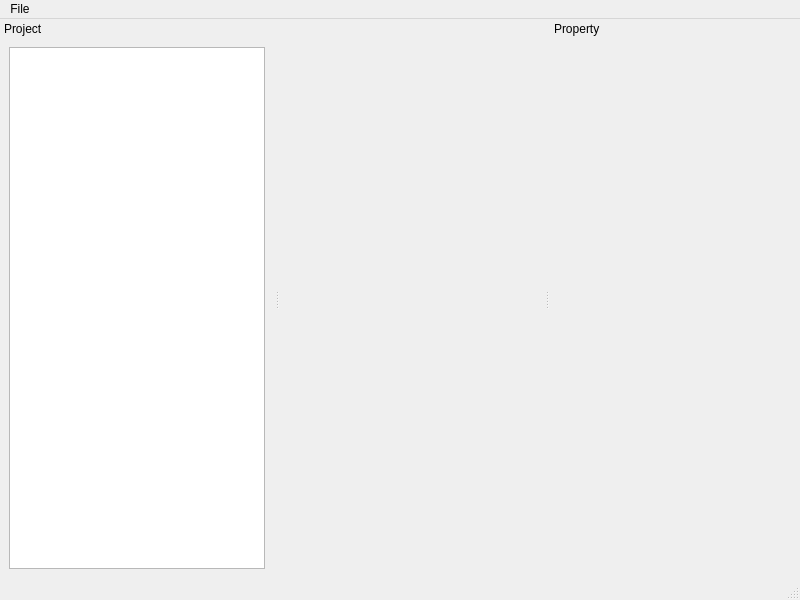
<?xml version="1.0" encoding="UTF-8"?>
<ui version="4.0">
 <class>mainwindow_view</class>
 <widget class="QMainWindow" name="mainwindow_view">
  <property name="geometry">
   <rect>
    <x>0</x>
    <y>0</y>
    <width>800</width>
    <height>600</height>
   </rect>
  </property>
  <property name="windowTitle">
   <string notr="true">CSP</string>
  </property>
  <widget class="QWidget" name="centralwidget">
   <layout class="QHBoxLayout" name="horizontalLayout">
    <property name="leftMargin">
     <number>0</number>
    </property>
    <property name="topMargin">
     <number>0</number>
    </property>
    <property name="rightMargin">
     <number>0</number>
    </property>
    <property name="bottomMargin">
     <number>0</number>
    </property>
    <item>
     <widget class="QStackedWidget" name="stackedwidget">
      <property name="currentIndex">
       <number>0</number>
      </property>
      <widget class="home_view" name="page_home_view"/>
      <widget class="chip_configure_view" name="page_chip_configure_view"/>
     </widget>
    </item>
   </layout>
  </widget>
  <widget class="QMenuBar" name="menubar">
   <property name="geometry">
    <rect>
     <x>0</x>
     <y>0</y>
     <width>800</width>
     <height>21</height>
    </rect>
   </property>
   <widget class="QMenu" name="menu">
    <property name="title">
     <string>File</string>
    </property>
    <addaction name="action_new"/>
    <addaction name="action_load"/>
    <addaction name="action_import"/>
    <addaction name="action_save"/>
    <addaction name="action_saveas"/>
    <addaction name="action_close"/>
    <addaction name="action_report"/>
    <addaction name="separator"/>
   </widget>
   <addaction name="menu"/>
  </widget>
  <widget class="QStatusBar" name="statusbar"/>
  <widget class="QDockWidget" name="dockwidget_left">
   <property name="minimumSize">
    <size>
     <width>250</width>
     <height>107</height>
    </size>
   </property>
   <property name="features">
    <set>QDockWidget::NoDockWidgetFeatures</set>
   </property>
   <property name="windowTitle">
    <string>Project</string>
   </property>
   <attribute name="dockWidgetArea">
    <number>1</number>
   </attribute>
   <widget class="QWidget" name="dockwidget_left_contents">
    <layout class="QGridLayout" name="gridLayout">
     <item row="0" column="0">
      <widget class="QTreeView" name="treeView"/>
     </item>
    </layout>
   </widget>
  </widget>
  <widget class="QDockWidget" name="dockwidget_right">
   <property name="minimumSize">
    <size>
     <width>250</width>
     <height>58</height>
    </size>
   </property>
   <property name="features">
    <set>QDockWidget::NoDockWidgetFeatures</set>
   </property>
   <property name="windowTitle">
    <string>Property</string>
   </property>
   <attribute name="dockWidgetArea">
    <number>2</number>
   </attribute>
   <widget class="QWidget" name="dockwidget_right_contents">
    <layout class="QGridLayout" name="gridLayout_2">
     <item row="0" column="0">
      <widget class="QWidget" name="widget" native="true"/>
     </item>
    </layout>
   </widget>
  </widget>
  <action name="action_new">
   <property name="text">
    <string>New Project</string>
   </property>
  </action>
  <action name="action_load">
   <property name="text">
    <string>Load Project</string>
   </property>
  </action>
  <action name="action_import">
   <property name="text">
    <string>Import Project</string>
   </property>
  </action>
  <action name="action_save">
   <property name="text">
    <string>Save Project</string>
   </property>
  </action>
  <action name="action_saveas">
   <property name="text">
    <string>Save Project As ...</string>
   </property>
  </action>
  <action name="action_close">
   <property name="text">
    <string>Close Project</string>
   </property>
  </action>
  <action name="action_report">
   <property name="text">
    <string>Generate Report</string>
   </property>
  </action>
 </widget>
 <customwidgets>
  <customwidget>
   <class>home_view</class>
   <extends>QWidget</extends>
   <header location="global">home_view.h</header>
   <container>1</container>
  </customwidget>
  <customwidget>
   <class>chip_configure_view</class>
   <extends>QWidget</extends>
   <header location="global">chip_configure_view.h</header>
   <container>1</container>
  </customwidget>
 </customwidgets>
 <resources/>
 <connections/>
</ui>
